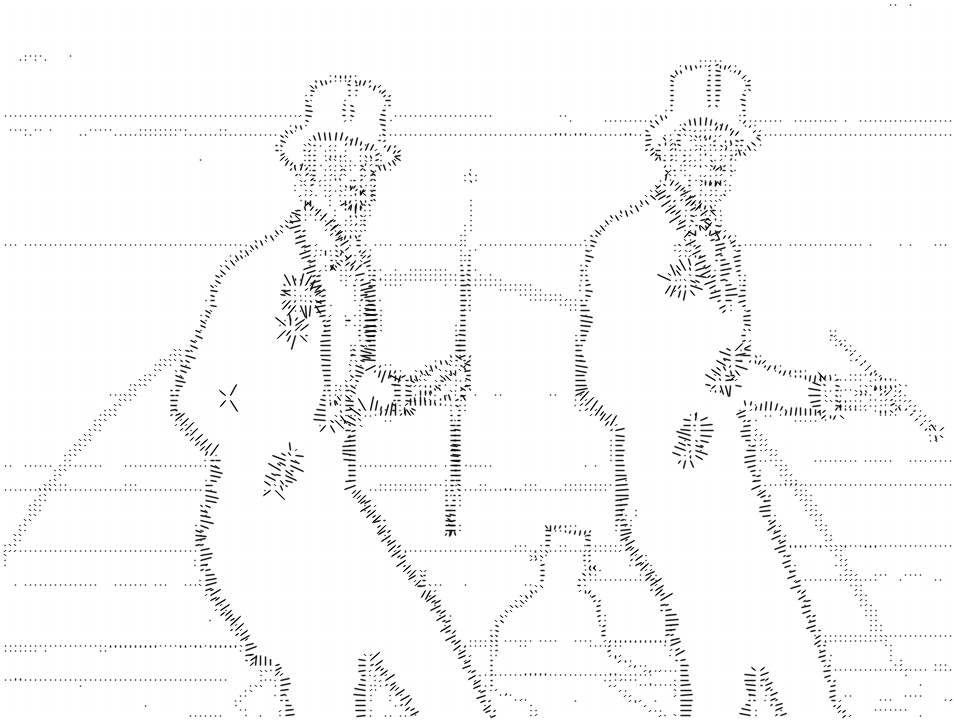
//> input picture build/tmp.png, 954 x 720 px
$ ./PixelForce build/tmp.png out.png 3   (built with g++ and OpenCV 4)
//> lines starting //> are read from the running program, lines starting //| are printed output that depends on the picture
### Maths.cpp
#include <cstdlib>

#include "opencv2/core.hpp"
#include <opencv2/opencv.hpp>
#include <opencv2/highgui/highgui.hpp>

using namespace std;
using namespace cv;

float mag(Point2f vec) { //magnitude of vector
    return sqrt((vec.x*vec.x)+(vec.y*vec.y));
}

// [34 lines left out: functions sigmoid, range, power, cwtangent, ccwtangent, not called in this run]

### Forces.cpp
#include <cstdlib>

#include "opencv2/core.hpp"
#include <opencv2/opencv.hpp>
#include <opencv2/highgui/highgui.hpp>

using namespace std;
using namespace cv;

Point2f PixelForce(Point2f pos, Mat ima, int halfperception, float pixeldiv) {
    //pixels force
    int pcount = 0;
    Point2f target,gradient;
    float b;
    target.x=0.0;
    target.y=0.0;
    int width =ima.cols;
    int height=ima.rows;
    for (int i = -halfperception ; i <= halfperception ; i++ ) {
        for (int j = -halfperception ; j <= halfperception ; j++ ) {
            if (i == 0 && j == 0) {
                continue;
            }
        int x = floor(pos.x+i);
        int y = floor(pos.y+j);
        if (x<0) {x=0;}
        if (y<0) {y=0;}
        if (x>width-1) {x=width-1;}
        if (y>height-1) {y=height-1;}
            b = (float)ima.at<uchar>(y, x);
            b = 1.0 - (b/pixeldiv);
            float normp=sqrt(((float)i*(float)i)+((float)j*(float)j));
            Point2f normalizedp;
            normalizedp.x=(float)i/normp;
            normalizedp.y=(float)j/normp;
            target=target+(normalizedp*b/normp);
            pcount++;
        }
    }
    if (pcount != 0) {
        gradient=2*target/(float)pcount;
        }
    else {
        gradient=target;
        }
    return gradient;
}

### Show.cpp
#include <cstdlib>

#include "opencv2/core.hpp"
#include <opencv2/opencv.hpp>
#include <opencv2/highgui/highgui.hpp>

#include "Forces.cpp"
#include "Maths.cpp"

using namespace std;
using namespace cv;

Mat ShowPixelForce(Mat ima, int sampling, float vscale, float halfperception, float pixeldiv ,float &maxforce) {
    int width =ima.cols;
    int height=ima.rows;
    Mat matforce(ima.rows, ima.cols, CV_8UC1, Scalar(255));
    Point2f getforce,pos;
    for (int i = 0; i < height; i++) {
		for (int j = 0; j < width; j++) {
            pos.x=j;
            pos.y=i;
            getforce=PixelForce(pos,ima,halfperception,pixeldiv);
            if (mag(getforce) > maxforce) {maxforce = mag(getforce);}
            if (!(i%sampling) && !(j%sampling)) {
                line(matforce,pos,pos+(getforce*vscale),(0),1,CV_AA);
                }
        }
    }
    return matforce;
}

### PixelForce.cpp
#include <iostream>
#include <fstream>
#include <cstdlib>
#include <time.h>

#include "opencv2/core.hpp"
#include <opencv2/opencv.hpp>
#include <opencv2/highgui/highgui.hpp>

//#include "Forces.cpp"
#include "Show.cpp"

using namespace std;
using namespace cv;

int main(int argc, const char* argv[])
{
    string image_in_name;
    string image_out_name;
    image_in_name   = argv[1];
    image_out_name  = argv[2];
    int     halfperception      =atoi(argv[3]);

    Mat ima_in = imread(image_in_name, IMREAD_GRAYSCALE);
//> ima_in is the input picture: 720 rows x 954 cols, CV_8UC1; min 0, max 255, mean 248.7
    cout << "reading : " << image_in_name << endl;

    //image size
    int width =ima_in.cols;
//> width = 954
    int height=ima_in.rows;
//> height = 720
    cout << "input  width/height : " << width << "/" << height  << endl;
//| input  width/height : 954/720

    //int     halfperception      =2;
    float   pixeldiv            =100.;

    Mat PixelForceMat = Mat::zeros(ima_in.size(), CV_32FC3);
    Point2f pixforce;
    Point3f finalvec;

    //visualizing forces
    float maxpixforce=0.;
    Mat PixelForceVecMat=ShowPixelForce(ima_in,5,30,halfperception,pixeldiv,maxpixforce);
//> the loop in ShowPixelForce, `for (int i = 0; i < height; i++)` made 720 passes
//> (getforce, maxforce) on passes 1 to 3: (Point(-1.99e-08, 0), 1.99e-08), (Point(-1.99e-08, 0), 0.0316), (Point(-0.000139, 0.000139), 0.067)
//> after the loop in ShowPixelForce, `for (int i = 0; i < height; i++)`:
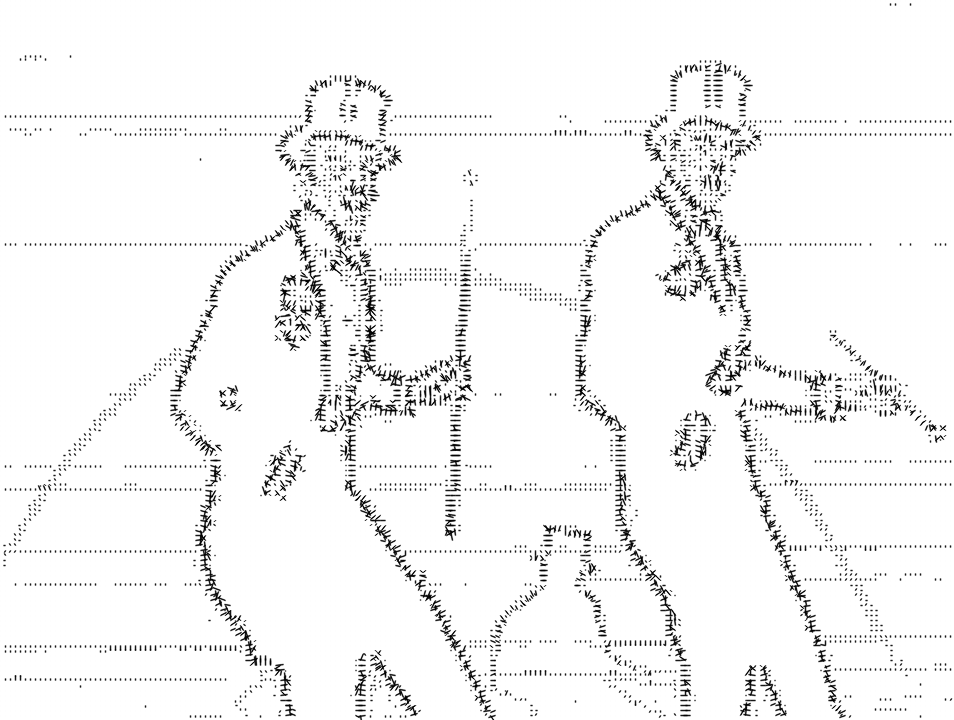
//> matforce: 720 rows x 954 cols, CV_8UC1; min 0, max 255, mean 244.3
//> after the loop in ShowPixelForce, `for (int i = 0; i < height; i++)`: getforce = Point(-0.000139, -0.000139); maxforce = 0.518
//> maxpixforce = 0.518
    imwrite(image_out_name+".png",PixelForceVecMat);
    cout << "writing vizualisation : " << image_out_name << ".png" << endl;
    cout << "(debug) max pixelforce magnitude : " << maxpixforce << endl;
//| (debug) max pixelforce magnitude : 0.51829
    //
    Point2f pos;

    for (int i = 0; i < height; i++) {
		for (int j = 0; j < width; j++) {
            pos.x=j;
            pos.y=i;
            pixforce=PixelForce(pos,ima_in,halfperception,pixeldiv);
            finalvec.z=pixforce.x;
            finalvec.y=pixforce.y;
            finalvec.x=0.;
            PixelForceMat.at<Point3f>(i, j)=finalvec;
        }
    }
//> this loop made 720 passes
//> pixforce on passes 1 to 3: Point(-1.99e-08, 0), Point(-1.99e-08, 0), Point(-0.000139, 0.000139)
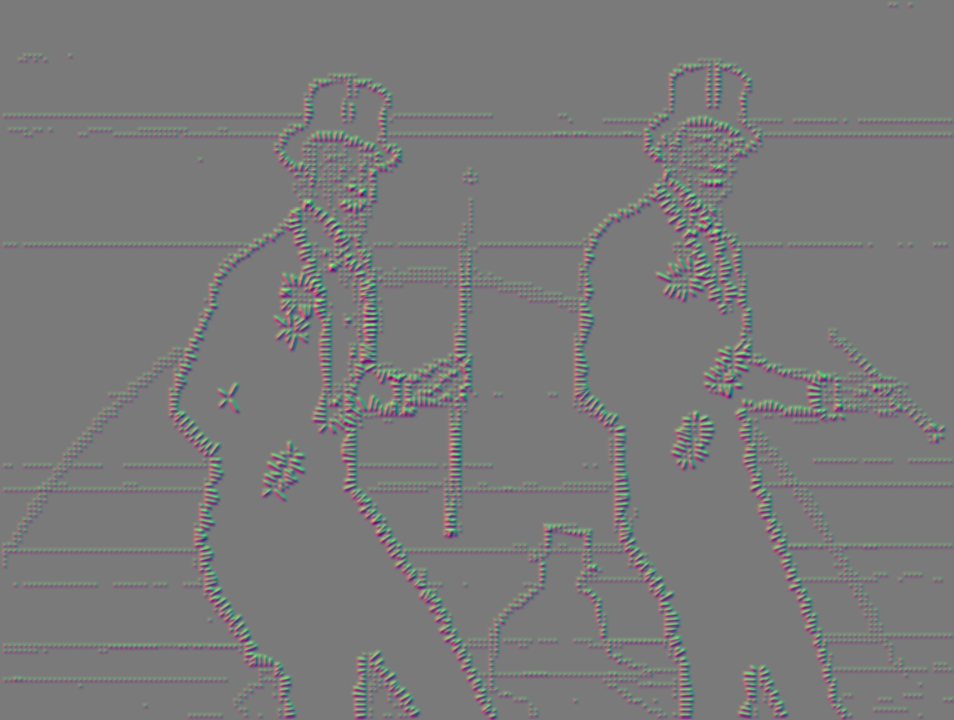
//> PixelForceMat: 720 rows x 954 cols, CV_32FC3; mean B, G, R 0, 1.24e-06, 7.61e-07; drawn with min black and max white
//> after the loop, pixforce = Point(-0.000139, -0.000139)

    cout << "writing result : " << image_out_name << ".exr" << endl;
//> (the run ends here: the program stops with an error, at `imwrite(image_out_name+".exr",PixelForceMat);`)
